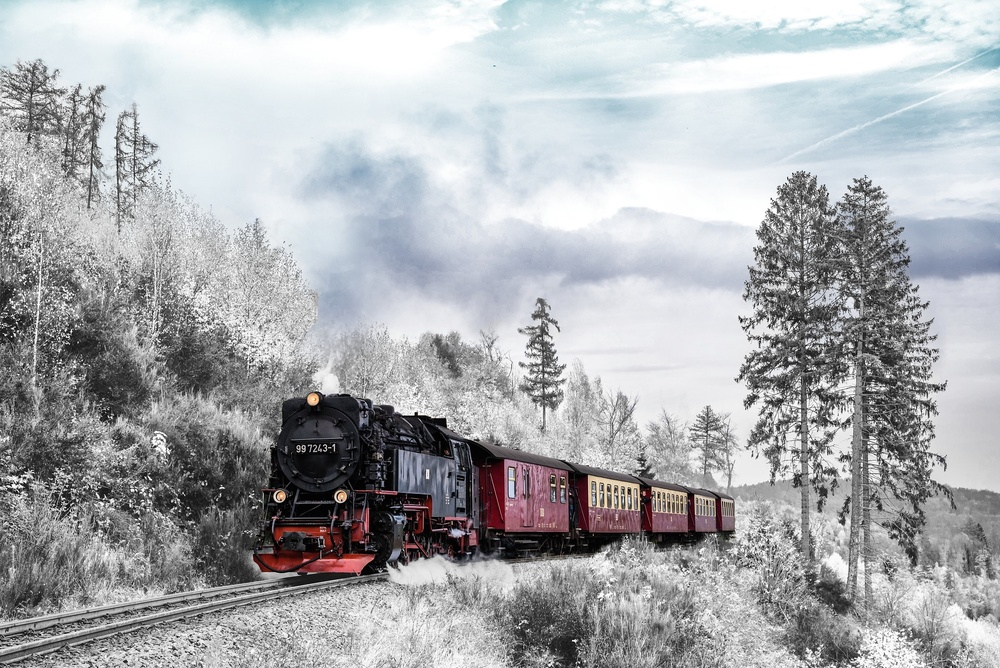
#> input picture javascript/images/winter.jpg, 1000 x 668 px, shrunk from 1920 x 1282 before the run, found by its file name
$ jupyter execute '12.흐림효과.ipynb'
#> lines starting #> are read from the running program, lines starting #| are printed output that depends on the picture
[cell 1]
import cv2
import matplotlib.pyplot as plt
img = cv2.imread("c:/data/images/winter.jpg")
#> img is the input picture: shape (668, 1000, 3); mean B, G, R 176.9, 173.9, 171.5
image_rgb = cv2.cvtColor(img, cv2.COLOR_BGR2RGB)
image_rgb.shape
#> Out = (668, 1000, 3)

[cell 2]
dst = cv2.blur(img, (9, 9)) #커널 사이즈(값이 클수록 흐려짐)
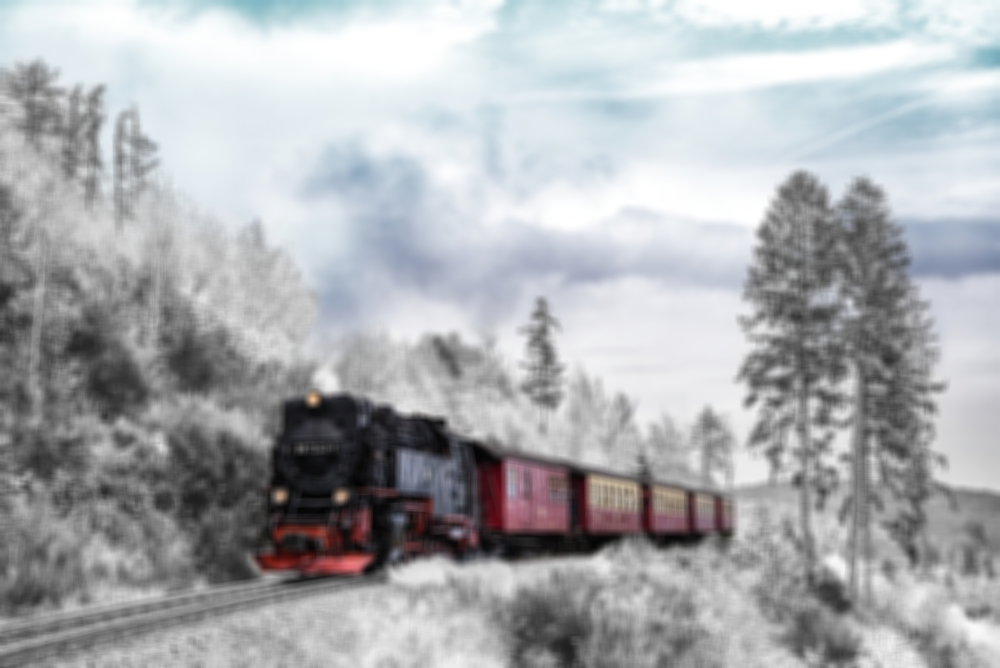
#> dst: shape (668, 1000, 3); mean B, G, R 176.9, 173.9, 171.5

[cell 3]
plt.figure(figsize=(12,8))
plt.subplot(1,2,1)
plt.imshow(image_rgb)
plt.title('original')
plt.axis("off")
plt.subplot(1,2,2)
image_rgb = cv2.cvtColor(dst, cv2.COLOR_BGR2RGB)
plt.imshow(image_rgb)
plt.title('dst')
plt.axis("off")
plt.show()
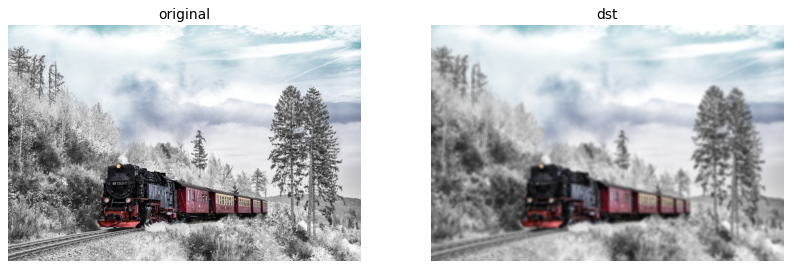
#> figure drawn by matplotlib, 2 panels

$ run again, with javascript/images/grapes.jpg copied over javascript/images/winter.jpg
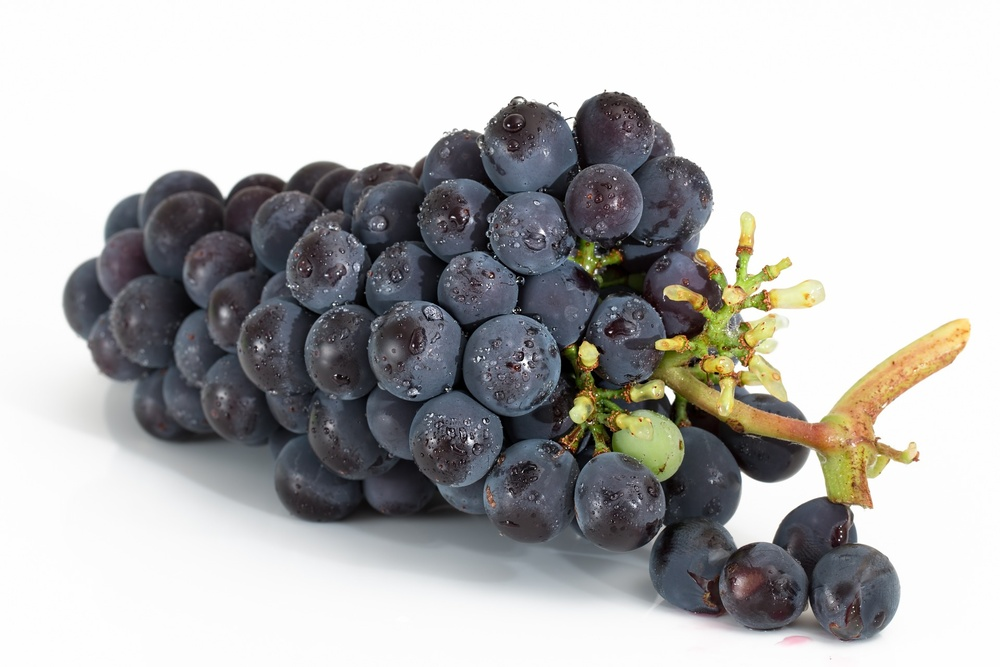
#> input picture javascript/images/grapes.jpg, 1000 x 667 px, shrunk from 1920 x 1280 before the run, found by its file name
#> img is the input picture: shape (667, 1000, 3); mean B, G, R 179.2, 179.6, 180.2
#> `dst = cv2.blur(img, (9, 9))`:
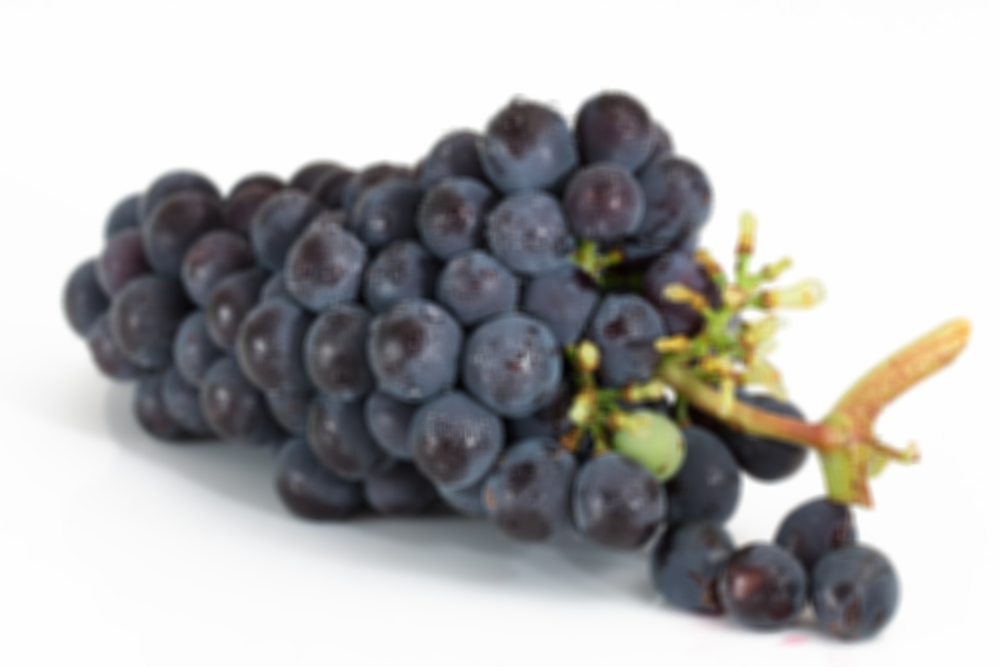
#> dst: shape (667, 1000, 3); mean B, G, R 179.2, 179.7, 180.2
#> `plt.show()`:
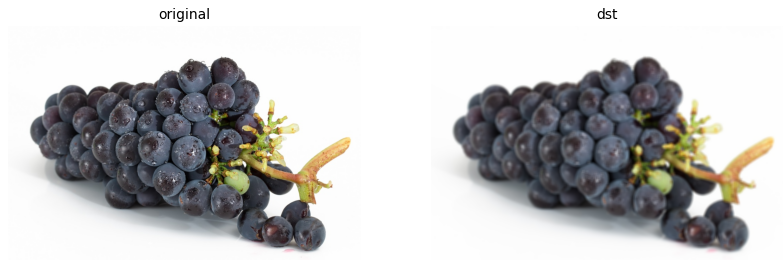
#> figure drawn by matplotlib, 2 panels

$ run again, with javascript/images/melon.jpg copied over javascript/images/winter.jpg
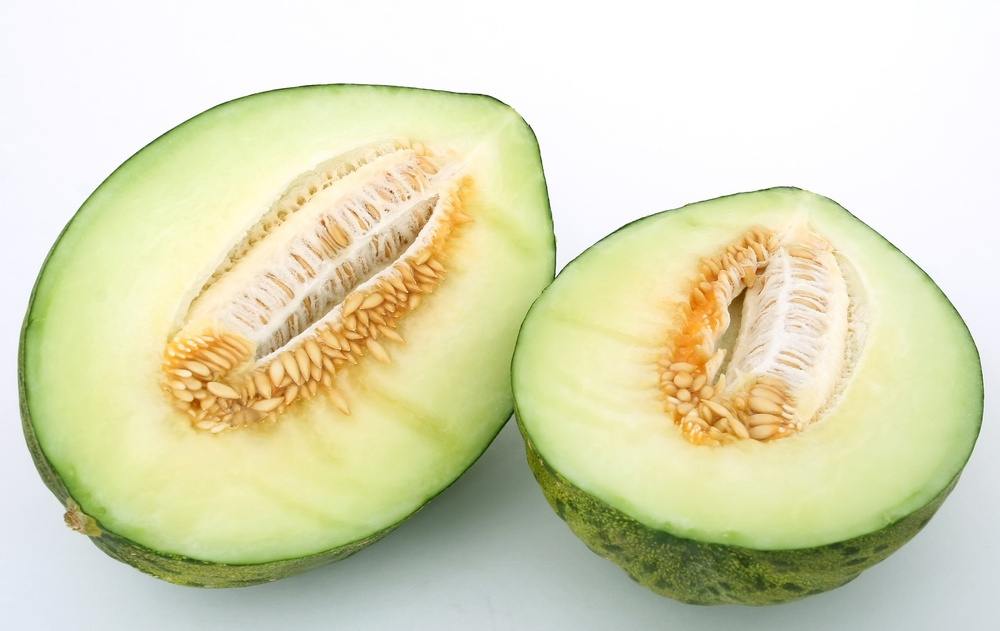
#> input picture javascript/images/melon.jpg, 1000 x 631 px, shrunk from 1920 x 1211 before the run, found by its file name
#> img is the input picture: shape (631, 1000, 3); mean B, G, R 184.5, 219.1, 219.1
#> `dst = cv2.blur(img, (9, 9))`:
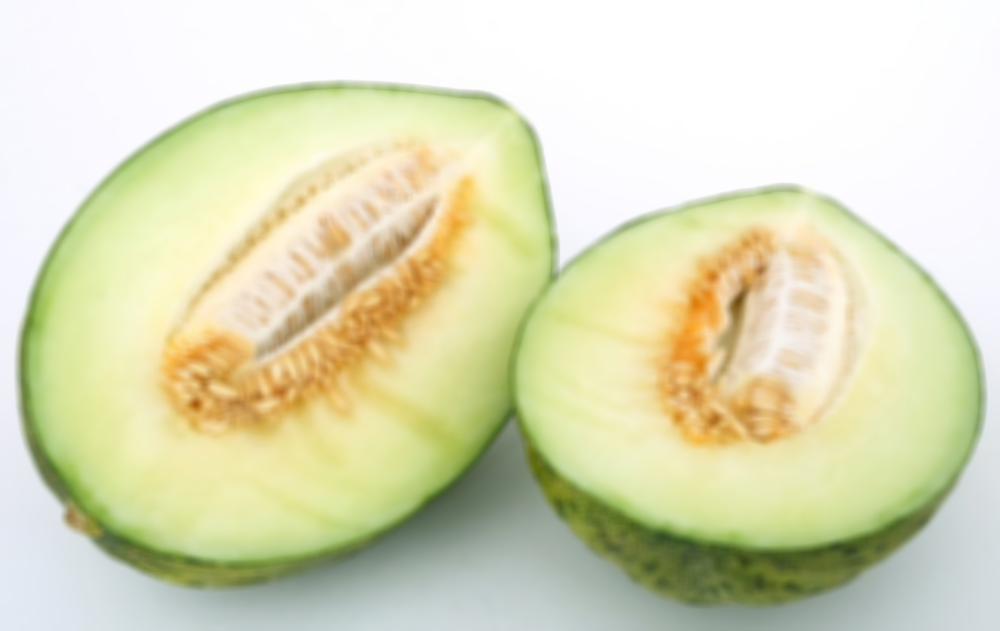
#> dst: shape (631, 1000, 3); mean B, G, R 184.6, 219.1, 219.1
#> `plt.show()`:
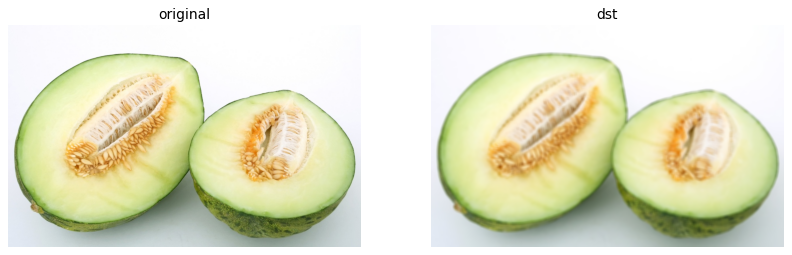
#> figure drawn by matplotlib, 2 panels
